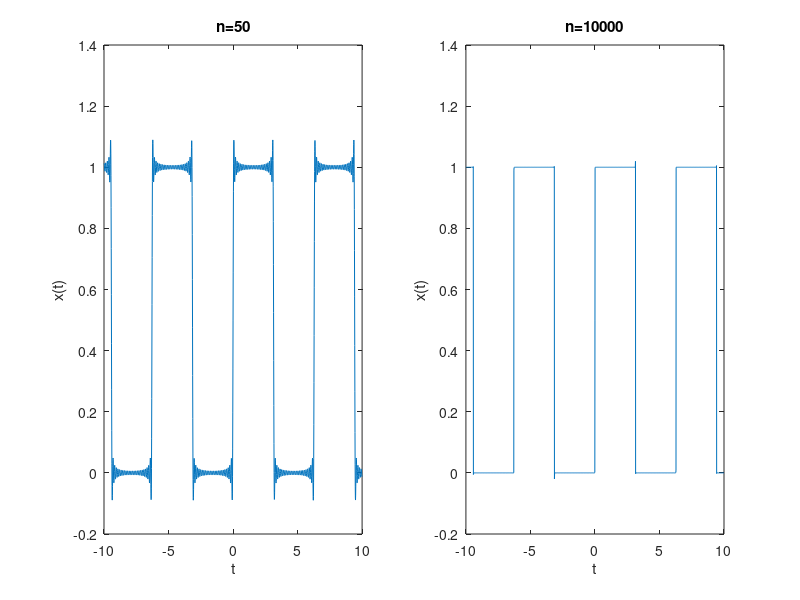

Source code (MATLAB):
clear;
clc;
clf;
 
N = 50;
N2 = 10000;
w0 = 1;
a0 = 1/2;
t = -10:0.01:10;
 
bn = ones(size(t));
for n = 1:N2
    bn(n) = (-(-1)^n)/(pi*n)+1/(pi*n);
end
 
figure
 
subplot(1,2,1)
xt = zeros(size(t));
for n = 1:N
    xt = xt+bn(n)*sin(n*w0*t);
end
xt = xt+a0;
plot(t,xt);
xlabel('t');
ylabel('x(t)');
title('n=50');
hold;
 
subplot(1,2,2)
xt2 = zeros(size(t));
for n = 1:N2
    xt2 = xt2+bn(n)*sin(n*w0*t);
end
xt2 = xt2+a0;
plot(t,xt2);
xlabel('t');
ylabel('x(t)');
title('n=10000');
hold;